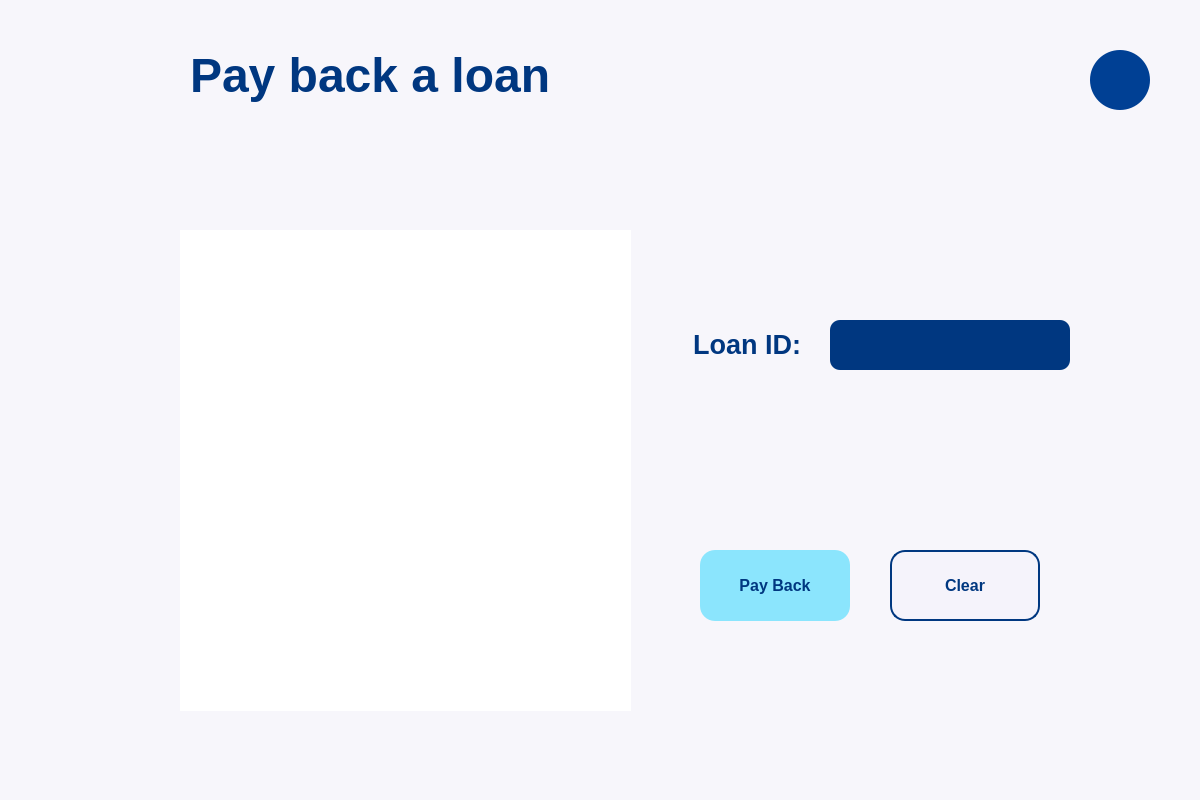
<?xml version="1.0" encoding="UTF-8"?>
<ui version="4.0">
 <class>MainWindow</class>
 <widget class="QMainWindow" name="MainWindow">
  <property name="geometry">
   <rect>
    <x>0</x>
    <y>0</y>
    <width>1200</width>
    <height>800</height>
   </rect>
  </property>
  <property name="sizePolicy">
   <sizepolicy hsizetype="Preferred" vsizetype="Preferred">
    <horstretch>0</horstretch>
    <verstretch>0</verstretch>
   </sizepolicy>
  </property>
  <property name="palette">
   <palette>
    <active>
     <colorrole role="WindowText">
      <brush brushstyle="SolidPattern">
       <color alpha="255">
        <red>0</red>
        <green>0</green>
        <blue>0</blue>
       </color>
      </brush>
     </colorrole>
     <colorrole role="Button">
      <brush brushstyle="SolidPattern">
       <color alpha="255">
        <red>247</red>
        <green>246</green>
        <blue>251</blue>
       </color>
      </brush>
     </colorrole>
     <colorrole role="Light">
      <brush brushstyle="SolidPattern">
       <color alpha="255">
        <red>255</red>
        <green>255</green>
        <blue>255</blue>
       </color>
      </brush>
     </colorrole>
     <colorrole role="Midlight">
      <brush brushstyle="SolidPattern">
       <color alpha="255">
        <red>251</red>
        <green>250</green>
        <blue>253</blue>
       </color>
      </brush>
     </colorrole>
     <colorrole role="Dark">
      <brush brushstyle="SolidPattern">
       <color alpha="255">
        <red>123</red>
        <green>123</green>
        <blue>125</blue>
       </color>
      </brush>
     </colorrole>
     <colorrole role="Mid">
      <brush brushstyle="SolidPattern">
       <color alpha="255">
        <red>165</red>
        <green>164</green>
        <blue>167</blue>
       </color>
      </brush>
     </colorrole>
     <colorrole role="Text">
      <brush brushstyle="SolidPattern">
       <color alpha="255">
        <red>0</red>
        <green>0</green>
        <blue>0</blue>
       </color>
      </brush>
     </colorrole>
     <colorrole role="BrightText">
      <brush brushstyle="SolidPattern">
       <color alpha="255">
        <red>255</red>
        <green>255</green>
        <blue>255</blue>
       </color>
      </brush>
     </colorrole>
     <colorrole role="ButtonText">
      <brush brushstyle="SolidPattern">
       <color alpha="255">
        <red>0</red>
        <green>0</green>
        <blue>0</blue>
       </color>
      </brush>
     </colorrole>
     <colorrole role="Base">
      <brush brushstyle="SolidPattern">
       <color alpha="255">
        <red>247</red>
        <green>246</green>
        <blue>251</blue>
       </color>
      </brush>
     </colorrole>
     <colorrole role="Window">
      <brush brushstyle="SolidPattern">
       <color alpha="255">
        <red>247</red>
        <green>246</green>
        <blue>251</blue>
       </color>
      </brush>
     </colorrole>
     <colorrole role="Shadow">
      <brush brushstyle="SolidPattern">
       <color alpha="255">
        <red>0</red>
        <green>0</green>
        <blue>0</blue>
       </color>
      </brush>
     </colorrole>
     <colorrole role="AlternateBase">
      <brush brushstyle="SolidPattern">
       <color alpha="255">
        <red>251</red>
        <green>250</green>
        <blue>253</blue>
       </color>
      </brush>
     </colorrole>
     <colorrole role="ToolTipBase">
      <brush brushstyle="SolidPattern">
       <color alpha="255">
        <red>255</red>
        <green>255</green>
        <blue>220</blue>
       </color>
      </brush>
     </colorrole>
     <colorrole role="ToolTipText">
      <brush brushstyle="SolidPattern">
       <color alpha="255">
        <red>0</red>
        <green>0</green>
        <blue>0</blue>
       </color>
      </brush>
     </colorrole>
     <colorrole role="PlaceholderText">
      <brush brushstyle="SolidPattern">
       <color alpha="128">
        <red>0</red>
        <green>0</green>
        <blue>0</blue>
       </color>
      </brush>
     </colorrole>
    </active>
    <inactive>
     <colorrole role="WindowText">
      <brush brushstyle="SolidPattern">
       <color alpha="255">
        <red>0</red>
        <green>0</green>
        <blue>0</blue>
       </color>
      </brush>
     </colorrole>
     <colorrole role="Button">
      <brush brushstyle="SolidPattern">
       <color alpha="255">
        <red>247</red>
        <green>246</green>
        <blue>251</blue>
       </color>
      </brush>
     </colorrole>
     <colorrole role="Light">
      <brush brushstyle="SolidPattern">
       <color alpha="255">
        <red>255</red>
        <green>255</green>
        <blue>255</blue>
       </color>
      </brush>
     </colorrole>
     <colorrole role="Midlight">
      <brush brushstyle="SolidPattern">
       <color alpha="255">
        <red>251</red>
        <green>250</green>
        <blue>253</blue>
       </color>
      </brush>
     </colorrole>
     <colorrole role="Dark">
      <brush brushstyle="SolidPattern">
       <color alpha="255">
        <red>123</red>
        <green>123</green>
        <blue>125</blue>
       </color>
      </brush>
     </colorrole>
     <colorrole role="Mid">
      <brush brushstyle="SolidPattern">
       <color alpha="255">
        <red>165</red>
        <green>164</green>
        <blue>167</blue>
       </color>
      </brush>
     </colorrole>
     <colorrole role="Text">
      <brush brushstyle="SolidPattern">
       <color alpha="255">
        <red>0</red>
        <green>0</green>
        <blue>0</blue>
       </color>
      </brush>
     </colorrole>
     <colorrole role="BrightText">
      <brush brushstyle="SolidPattern">
       <color alpha="255">
        <red>255</red>
        <green>255</green>
        <blue>255</blue>
       </color>
      </brush>
     </colorrole>
     <colorrole role="ButtonText">
      <brush brushstyle="SolidPattern">
       <color alpha="255">
        <red>0</red>
        <green>0</green>
        <blue>0</blue>
       </color>
      </brush>
     </colorrole>
     <colorrole role="Base">
      <brush brushstyle="SolidPattern">
       <color alpha="255">
        <red>247</red>
        <green>246</green>
        <blue>251</blue>
       </color>
      </brush>
     </colorrole>
     <colorrole role="Window">
      <brush brushstyle="SolidPattern">
       <color alpha="255">
        <red>247</red>
        <green>246</green>
        <blue>251</blue>
       </color>
      </brush>
     </colorrole>
     <colorrole role="Shadow">
      <brush brushstyle="SolidPattern">
       <color alpha="255">
        <red>0</red>
        <green>0</green>
        <blue>0</blue>
       </color>
      </brush>
     </colorrole>
     <colorrole role="AlternateBase">
      <brush brushstyle="SolidPattern">
       <color alpha="255">
        <red>251</red>
        <green>250</green>
        <blue>253</blue>
       </color>
      </brush>
     </colorrole>
     <colorrole role="ToolTipBase">
      <brush brushstyle="SolidPattern">
       <color alpha="255">
        <red>255</red>
        <green>255</green>
        <blue>220</blue>
       </color>
      </brush>
     </colorrole>
     <colorrole role="ToolTipText">
      <brush brushstyle="SolidPattern">
       <color alpha="255">
        <red>0</red>
        <green>0</green>
        <blue>0</blue>
       </color>
      </brush>
     </colorrole>
     <colorrole role="PlaceholderText">
      <brush brushstyle="SolidPattern">
       <color alpha="128">
        <red>0</red>
        <green>0</green>
        <blue>0</blue>
       </color>
      </brush>
     </colorrole>
    </inactive>
    <disabled>
     <colorrole role="WindowText">
      <brush brushstyle="SolidPattern">
       <color alpha="255">
        <red>123</red>
        <green>123</green>
        <blue>125</blue>
       </color>
      </brush>
     </colorrole>
     <colorrole role="Button">
      <brush brushstyle="SolidPattern">
       <color alpha="255">
        <red>247</red>
        <green>246</green>
        <blue>251</blue>
       </color>
      </brush>
     </colorrole>
     <colorrole role="Light">
      <brush brushstyle="SolidPattern">
       <color alpha="255">
        <red>255</red>
        <green>255</green>
        <blue>255</blue>
       </color>
      </brush>
     </colorrole>
     <colorrole role="Midlight">
      <brush brushstyle="SolidPattern">
       <color alpha="255">
        <red>251</red>
        <green>250</green>
        <blue>253</blue>
       </color>
      </brush>
     </colorrole>
     <colorrole role="Dark">
      <brush brushstyle="SolidPattern">
       <color alpha="255">
        <red>123</red>
        <green>123</green>
        <blue>125</blue>
       </color>
      </brush>
     </colorrole>
     <colorrole role="Mid">
      <brush brushstyle="SolidPattern">
       <color alpha="255">
        <red>165</red>
        <green>164</green>
        <blue>167</blue>
       </color>
      </brush>
     </colorrole>
     <colorrole role="Text">
      <brush brushstyle="SolidPattern">
       <color alpha="255">
        <red>123</red>
        <green>123</green>
        <blue>125</blue>
       </color>
      </brush>
     </colorrole>
     <colorrole role="BrightText">
      <brush brushstyle="SolidPattern">
       <color alpha="255">
        <red>255</red>
        <green>255</green>
        <blue>255</blue>
       </color>
      </brush>
     </colorrole>
     <colorrole role="ButtonText">
      <brush brushstyle="SolidPattern">
       <color alpha="255">
        <red>123</red>
        <green>123</green>
        <blue>125</blue>
       </color>
      </brush>
     </colorrole>
     <colorrole role="Base">
      <brush brushstyle="SolidPattern">
       <color alpha="255">
        <red>247</red>
        <green>246</green>
        <blue>251</blue>
       </color>
      </brush>
     </colorrole>
     <colorrole role="Window">
      <brush brushstyle="SolidPattern">
       <color alpha="255">
        <red>247</red>
        <green>246</green>
        <blue>251</blue>
       </color>
      </brush>
     </colorrole>
     <colorrole role="Shadow">
      <brush brushstyle="SolidPattern">
       <color alpha="255">
        <red>0</red>
        <green>0</green>
        <blue>0</blue>
       </color>
      </brush>
     </colorrole>
     <colorrole role="AlternateBase">
      <brush brushstyle="SolidPattern">
       <color alpha="255">
        <red>247</red>
        <green>246</green>
        <blue>251</blue>
       </color>
      </brush>
     </colorrole>
     <colorrole role="ToolTipBase">
      <brush brushstyle="SolidPattern">
       <color alpha="255">
        <red>255</red>
        <green>255</green>
        <blue>220</blue>
       </color>
      </brush>
     </colorrole>
     <colorrole role="ToolTipText">
      <brush brushstyle="SolidPattern">
       <color alpha="255">
        <red>0</red>
        <green>0</green>
        <blue>0</blue>
       </color>
      </brush>
     </colorrole>
     <colorrole role="PlaceholderText">
      <brush brushstyle="SolidPattern">
       <color alpha="128">
        <red>0</red>
        <green>0</green>
        <blue>0</blue>
       </color>
      </brush>
     </colorrole>
    </disabled>
   </palette>
  </property>
  <property name="font">
   <font>
    <family>Yu Gothic UI</family>
    <weight>75</weight>
    <bold>true</bold>
   </font>
  </property>
  <property name="windowTitle">
   <string>iKYC</string>
  </property>
  <property name="autoFillBackground">
   <bool>false</bool>
  </property>
  <property name="styleSheet">
   <string notr="true">QMainWindow{
	background-color: rgb(247, 246, 251);
}</string>
  </property>
  <widget class="QWidget" name="centralwidget">
   <widget class="QLabel" name="small_logo">
    <property name="geometry">
     <rect>
      <x>-60</x>
      <y>-190</y>
      <width>391</width>
      <height>391</height>
     </rect>
    </property>
    <property name="text">
     <string/>
    </property>
    <property name="pixmap">
     <pixmap>resources/small_logo.png</pixmap>
    </property>
    <property name="scaledContents">
     <bool>true</bool>
    </property>
   </widget>
   <widget class="QLabel" name="transferTitleLabel">
    <property name="geometry">
     <rect>
      <x>190</x>
      <y>30</y>
      <width>491</width>
      <height>91</height>
     </rect>
    </property>
    <property name="font">
     <font>
      <family>Yu Gothic UI</family>
      <pointsize>24</pointsize>
      <weight>75</weight>
      <bold>true</bold>
     </font>
    </property>
    <property name="text">
     <string>&lt;html&gt;&lt;head/&gt;&lt;body&gt;&lt;p&gt;&lt;span style=&quot; font-size:36pt; color:#003780;&quot;&gt;Pay back a loan&lt;/span&gt;&lt;/p&gt;&lt;/body&gt;&lt;/html&gt;</string>
    </property>
    <property name="alignment">
     <set>Qt::AlignLeading|Qt::AlignLeft|Qt::AlignVCenter</set>
    </property>
   </widget>
   <widget class="QPushButton" name="payButton">
    <property name="geometry">
     <rect>
      <x>700</x>
      <y>550</y>
      <width>150</width>
      <height>71</height>
     </rect>
    </property>
    <property name="font">
     <font>
      <family>Yu Gothic UI</family>
      <pointsize>12</pointsize>
      <weight>75</weight>
      <bold>true</bold>
     </font>
    </property>
    <property name="cursor">
     <cursorShape>ArrowCursor</cursorShape>
    </property>
    <property name="styleSheet">
     <string notr="true">QPushButton{
    background: rgb(139, 229, 253);
	background-repeat: no-repeat;
	background-position: center;
    border-radius: 15px;
	color:rgb(0, 55, 128);
}
QPushButton:hover{
    background: rgb(133, 221, 243);
	background-repeat: no-repeat;
	background-position: center;
    border-radius: 15px;
	color:rgb(0, 55, 128);
}
QPushButton:pressed{
    background: rgb(128, 212, 233);
	background-repeat: no-repeat;
	background-position: center;
    border-radius: 15px;
	color:rgb(0, 55, 128);
}</string>
    </property>
    <property name="text">
     <string>Pay Back</string>
    </property>
   </widget>
   <widget class="QLabel" name="profileLabel">
    <property name="geometry">
     <rect>
      <x>680</x>
      <y>320</y>
      <width>121</width>
      <height>50</height>
     </rect>
    </property>
    <property name="font">
     <font>
      <family>Yu Gothic UI</family>
      <pointsize>15</pointsize>
      <weight>75</weight>
      <bold>true</bold>
     </font>
    </property>
    <property name="text">
     <string>&lt;html&gt;&lt;head/&gt;&lt;body&gt;&lt;p&gt;&lt;span style=&quot; font-size:20pt; color:#003780;&quot;&gt;Loan ID:&lt;/span&gt;&lt;/p&gt;&lt;/body&gt;&lt;/html&gt;</string>
    </property>
    <property name="alignment">
     <set>Qt::AlignRight|Qt::AlignTrailing|Qt::AlignVCenter</set>
    </property>
   </widget>
   <widget class="QScrollArea" name="loanScrollArea">
    <property name="geometry">
     <rect>
      <x>180</x>
      <y>230</y>
      <width>451</width>
      <height>481</height>
     </rect>
    </property>
    <property name="font">
     <font>
      <family>Yu Gothic UI</family>
      <weight>75</weight>
      <bold>true</bold>
     </font>
    </property>
    <property name="styleSheet">
     <string notr="true">QWidget{
    background-color: rgb(255, 255, 255);
    border: 0px;
}
QScrollBar:vertical {       
    background:transparent;
    width:10px;
    margin:0px 0px 0px 0px;
}
QScrollBar::handle:vertical {
    background: qlineargradient(x1:0, y1:0, x2:1, y2:0,
    stop: 0 rgb(139, 229, 253), stop: 0.5 rgb(139, 229, 253), stop:1 rgb(139, 229, 253));
    min-height: 0px;
}
QScrollBar::add-line:vertical {
    background: qlineargradient(x1:0, y1:0, x2:1, y2:0,
    stop: 0 rgb(139, 229, 253), stop: 0.5 rgb(139, 229, 253),  stop:1 rgb(139, 229, 253));
    height: 0px;
    subcontrol-position: bottom;
    subcontrol-origin: margin;
}
QScrollBar::sub-line:vertical {
    background: qlineargradient(x1:0, y1:0, x2:1, y2:0,
    stop: 0  rgb(139, 229, 253), stop: 0.5 rgb(139, 229, 253),  stop:1 rgb(139, 229, 253));
    height: 0 px;
    subcontrol-position: top;
    subcontrol-origin: margin;
}
</string>
    </property>
    <property name="verticalScrollBarPolicy">
     <enum>Qt::ScrollBarAsNeeded</enum>
    </property>
    <property name="widgetResizable">
     <bool>true</bool>
    </property>
    <widget class="QWidget" name="transferScrollAreaWidget">
     <property name="geometry">
      <rect>
       <x>0</x>
       <y>0</y>
       <width>451</width>
       <height>481</height>
      </rect>
     </property>
     <property name="autoFillBackground">
      <bool>false</bool>
     </property>
     <layout class="QVBoxLayout" name="verticalLayout_4">
      <item>
       <widget class="QListWidget" name="listWidget"/>
      </item>
     </layout>
    </widget>
   </widget>
   <widget class="QPushButton" name="backButton">
    <property name="geometry">
     <rect>
      <x>1090</x>
      <y>50</y>
      <width>60</width>
      <height>60</height>
     </rect>
    </property>
    <property name="font">
     <font>
      <family>Yu Gothic UI</family>
      <pointsize>12</pointsize>
      <weight>75</weight>
      <bold>true</bold>
     </font>
    </property>
    <property name="cursor">
     <cursorShape>ArrowCursor</cursorShape>
    </property>
    <property name="styleSheet">
     <string notr="true">QPushButton{
    background: #004094;
    background-image : url(resources/small_back.png);
	background-repeat: no-repeat;
	background-position: center;
    border-radius: 30px;
}
QPushButton:hover{
    background: rgb(0, 71, 163);
	background-image : url(resources/small_back.png);
	background-repeat: no-repeat;
	background-position: center;
    border-radius: 30px;
}
QPushButton:pressed{
    background: #004094;
    background-image : url(resources/small_back.png);
	background-repeat: no-repeat;
	background-position: center;
    border-radius: 30px;
}</string>
    </property>
    <property name="text">
     <string/>
    </property>
   </widget>
   <widget class="QLineEdit" name="idEdit">
    <property name="geometry">
     <rect>
      <x>830</x>
      <y>320</y>
      <width>240</width>
      <height>50</height>
     </rect>
    </property>
    <property name="font">
     <font>
      <family>Yu Gothic UI</family>
      <pointsize>16</pointsize>
      <weight>50</weight>
      <bold>false</bold>
     </font>
    </property>
    <property name="styleSheet">
     <string notr="true">QLineEdit{
	background: rgb(0, 55, 128);
	border: none;
	border-radius: 10px;
	color: white;
}</string>
    </property>
    <property name="text">
     <string/>
    </property>
    <property name="alignment">
     <set>Qt::AlignCenter</set>
    </property>
   </widget>
   <widget class="QPushButton" name="clearButton">
    <property name="geometry">
     <rect>
      <x>890</x>
      <y>550</y>
      <width>150</width>
      <height>71</height>
     </rect>
    </property>
    <property name="font">
     <font>
      <family>Yu Gothic UI</family>
      <pointsize>12</pointsize>
      <weight>75</weight>
      <bold>true</bold>
     </font>
    </property>
    <property name="cursor">
     <cursorShape>ArrowCursor</cursorShape>
    </property>
    <property name="styleSheet">
     <string notr="true">QPushButton{
    background: rgb(245, 243, 251);
    color: #003780;
    border-radius: 15px;
	border: 2px solid #003780
}
QPushButton:hover{
    background: rgb(235, 233, 241);
    color: #003780;
    border-radius: 15px;
	border: 2px solid #003780;
}
QPushButton:pressed{
    background: rgb(226, 224, 231);
    color: #003780;
    border-radius: 15px;
	border: 2px solid #003780;
}</string>
    </property>
    <property name="text">
     <string>Clear</string>
    </property>
   </widget>
   <widget class="QLabel" name="hintLabel">
    <property name="geometry">
     <rect>
      <x>660</x>
      <y>420</y>
      <width>500</width>
      <height>51</height>
     </rect>
    </property>
    <property name="font">
     <font>
      <family>Yu Gothic UI</family>
      <pointsize>15</pointsize>
      <weight>75</weight>
      <bold>true</bold>
     </font>
    </property>
    <property name="text">
     <string>&lt;html&gt;&lt;head/&gt;&lt;body&gt;&lt;p&gt;&lt;br/&gt;&lt;/p&gt;&lt;/body&gt;&lt;/html&gt;</string>
    </property>
    <property name="alignment">
     <set>Qt::AlignRight|Qt::AlignTrailing|Qt::AlignVCenter</set>
    </property>
   </widget>
   <zorder>loanScrollArea</zorder>
   <zorder>small_logo</zorder>
   <zorder>transferTitleLabel</zorder>
   <zorder>payButton</zorder>
   <zorder>backButton</zorder>
   <zorder>profileLabel</zorder>
   <zorder>idEdit</zorder>
   <zorder>clearButton</zorder>
   <zorder>hintLabel</zorder>
  </widget>
 </widget>
 <resources/>
 <connections/>
</ui>
